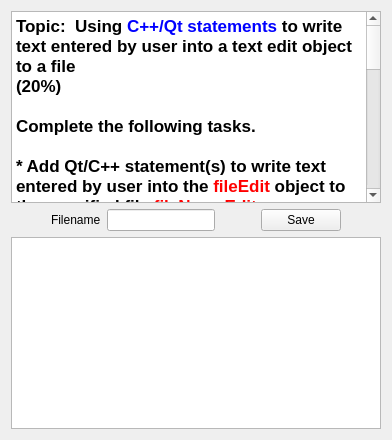
      <widget class="QWidget" name="tab">
       <attribute name="title">
        <string>P01</string>
       </attribute>
       <layout class="QVBoxLayout" name="verticalLayout_2">
        <item>
         <widget class="QTextBrowser" name="textBrowser_8">
          <property name="html">
           <string>&lt;!DOCTYPE HTML PUBLIC &quot;-//W3C//DTD HTML 4.0//EN&quot; &quot;http://www.w3.org/TR/REC-html40/strict.dtd&quot;&gt;
&lt;html&gt;&lt;head&gt;&lt;meta name=&quot;qrichtext&quot; content=&quot;1&quot; /&gt;&lt;style type=&quot;text/css&quot;&gt;
p, li { white-space: pre-wrap; }
&lt;/style&gt;&lt;/head&gt;&lt;body style=&quot; font-family:'Cantarell'; font-size:11pt; font-weight:400; font-style:normal;&quot;&gt;
&lt;p style=&quot; margin-top:0px; margin-bottom:0px; margin-left:0px; margin-right:0px; -qt-block-indent:0; text-indent:0px;&quot;&gt;&lt;span style=&quot; font-family:'.Lucida Grande UI'; font-size:13pt; font-weight:600;&quot;&gt;Topic:  Using &lt;/span&gt;&lt;span style=&quot; font-family:'.Lucida Grande UI'; font-size:13pt; font-weight:600; color:#0000ff;&quot;&gt;C++/Qt statements&lt;/span&gt;&lt;span style=&quot; font-family:'.Lucida Grande UI'; font-size:13pt; font-weight:600;&quot;&gt; to write text entered by user into a text edit object to a file &lt;/span&gt;&lt;/p&gt;
&lt;p style=&quot; margin-top:0px; margin-bottom:0px; margin-left:0px; margin-right:0px; -qt-block-indent:0; text-indent:0px;&quot;&gt;&lt;span style=&quot; font-family:'.Lucida Grande UI'; font-size:13pt; font-weight:600;&quot;&gt;(20%)&lt;/span&gt;&lt;/p&gt;
&lt;p style=&quot;-qt-paragraph-type:empty; margin-top:0px; margin-bottom:0px; margin-left:0px; margin-right:0px; -qt-block-indent:0; text-indent:0px; font-family:'.Lucida Grande UI'; font-size:13pt; font-weight:600;&quot;&gt;&lt;br /&gt;&lt;/p&gt;
&lt;p style=&quot; margin-top:0px; margin-bottom:0px; margin-left:0px; margin-right:0px; -qt-block-indent:0; text-indent:0px;&quot;&gt;&lt;span style=&quot; font-family:'.Lucida Grande UI'; font-size:13pt; font-weight:600;&quot;&gt;Complete the following tasks.&lt;/span&gt;&lt;/p&gt;
&lt;p style=&quot;-qt-paragraph-type:empty; margin-top:0px; margin-bottom:0px; margin-left:0px; margin-right:0px; -qt-block-indent:0; text-indent:0px; font-family:'.Lucida Grande UI'; font-size:13pt; font-weight:600;&quot;&gt;&lt;br /&gt;&lt;/p&gt;
&lt;p style=&quot; margin-top:0px; margin-bottom:0px; margin-left:0px; margin-right:0px; -qt-block-indent:0; text-indent:0px;&quot;&gt;&lt;span style=&quot; font-family:'.Lucida Grande UI'; font-size:13pt; font-weight:600;&quot;&gt;* Add Qt/C++ statement(s) to write text entered by user into the &lt;/span&gt;&lt;span style=&quot; font-family:'.Lucida Grande UI'; font-size:13pt; font-weight:600; color:#ff0000;&quot;&gt;fileEdit&lt;/span&gt;&lt;span style=&quot; font-family:'.Lucida Grande UI'; font-size:13pt; font-weight:600; color:#000000;&quot;&gt; object to&lt;/span&gt;&lt;span style=&quot; font-family:'.Lucida Grande UI'; font-size:13pt; font-weight:600;&quot;&gt; the specified file &lt;/span&gt;&lt;span style=&quot; font-family:'.Lucida Grande UI'; font-size:13pt; font-weight:600; color:#ff0000;&quot;&gt;fileNameEdit&lt;/span&gt;&lt;span style=&quot; font-family:'.Lucida Grande UI'; font-size:13pt; font-weight:600;&quot;&gt; upon clicking of the &lt;/span&gt;&lt;span style=&quot; font-family:'.Lucida Grande UI'; font-size:13pt; font-weight:600; color:#ff0000;&quot;&gt;saveButton&lt;/span&gt;&lt;span style=&quot; font-family:'.Lucida Grande UI'; font-size:13pt; font-weight:600;&quot;&gt; &lt;/span&gt;&lt;/p&gt;
&lt;p style=&quot;-qt-paragraph-type:empty; margin-top:0px; margin-bottom:0px; margin-left:0px; margin-right:0px; -qt-block-indent:0; text-indent:0px; font-family:'.Lucida Grande UI'; font-size:13pt; font-weight:600; color:#0000ff;&quot;&gt;&lt;br /&gt;&lt;/p&gt;
&lt;p style=&quot; margin-top:0px; margin-bottom:0px; margin-left:0px; margin-right:0px; -qt-block-indent:0; text-indent:0px;&quot;&gt;&lt;span style=&quot; font-family:'.Lucida Grande UI'; font-size:13pt; font-weight:600; color:#000000;&quot;&gt;* Add Qt/C++ statements to validate the filename entered into&lt;/span&gt;&lt;span style=&quot; font-family:'.Lucida Grande UI'; font-size:13pt; font-weight:600; color:#0000ff;&quot;&gt; fileNameEdit&lt;/span&gt;&lt;/p&gt;
&lt;p style=&quot; margin-top:0px; margin-bottom:0px; margin-left:0px; margin-right:0px; -qt-block-indent:0; text-indent:0px;&quot;&gt;&lt;span style=&quot; font-family:'.Lucida Grande UI'; font-size:13pt; font-weight:600; color:#0000ff;&quot;&gt;(Filenames must have the form  &lt;/span&gt;&lt;span style=&quot; font-family:'.Lucida Grande UI'; font-size:13pt; font-weight:600; color:#000000;&quot;&gt;XD.txt&lt;/span&gt;&lt;span style=&quot; font-family:'.Lucida Grande UI'; font-size:13pt; font-weight:600; color:#0000ff;&quot;&gt;  where X is one upper or lowercase letter, D is one digit 0-9 and &lt;/span&gt;&lt;span style=&quot; font-family:'.Lucida Grande UI'; font-size:13pt; font-weight:600; color:#ff0300;&quot;&gt;.txt&lt;/span&gt;&lt;span style=&quot; font-family:'.Lucida Grande UI'; font-size:13pt; font-weight:600; color:#0000ff;&quot;&gt; is the file extension)&lt;/span&gt;&lt;/p&gt;
&lt;p style=&quot;-qt-paragraph-type:empty; margin-top:0px; margin-bottom:0px; margin-left:0px; margin-right:0px; -qt-block-indent:0; text-indent:0px; font-family:'.Lucida Grande UI'; font-size:13pt; font-weight:600; color:#0000ff;&quot;&gt;&lt;br /&gt;&lt;/p&gt;
&lt;p style=&quot; margin-top:0px; margin-bottom:0px; margin-left:0px; margin-right:0px; -qt-block-indent:0; text-indent:0px;&quot;&gt;&lt;span style=&quot; font-family:'.Lucida Grande UI'; font-size:13pt; font-weight:600; color:#000000;&quot;&gt;* Add Qt/C++ statement(s) that will display the filename entered into the status bar&lt;/span&gt;&lt;/p&gt;
&lt;p style=&quot;-qt-paragraph-type:empty; margin-top:0px; margin-bottom:0px; margin-left:0px; margin-right:0px; -qt-block-indent:0; text-indent:0px; font-family:'.Lucida Grande UI'; font-size:13pt;&quot;&gt;&lt;br /&gt;&lt;/p&gt;
&lt;p style=&quot; margin-top:0px; margin-bottom:0px; margin-left:0px; margin-right:0px; -qt-block-indent:0; text-indent:0px;&quot;&gt;&lt;span style=&quot; font-family:'.Lucida Grande UI'; font-size:13pt; font-weight:600; color:#000000;&quot;&gt;* Add &lt;/span&gt;&lt;span style=&quot; font-family:'.Lucida Grande UI'; font-size:13pt; font-weight:600;&quot;&gt;Qt/C++ statement(s) to&lt;/span&gt;&lt;span style=&quot; font-family:'.Lucida Grande UI'; font-size:13pt; font-weight:600; color:#000000;&quot;&gt; erase saved text from the &lt;/span&gt;&lt;span style=&quot; font-family:'.Lucida Grande UI'; font-size:13pt; font-weight:600; color:#ff0000;&quot;&gt;fileEdit&lt;/span&gt;&lt;span style=&quot; font-family:'.Lucida Grande UI'; font-size:13pt; font-weight:600; color:#000000;&quot;&gt; object and filename from &lt;/span&gt;&lt;span style=&quot; font-family:'.Lucida Grande UI'; font-size:13pt; font-weight:600; color:#ff0000;&quot;&gt;fileEdit&lt;/span&gt;&lt;span style=&quot; font-family:'.Lucida Grande UI'; font-size:13pt; font-weight:600; color:#000000;&quot;&gt; object&lt;/span&gt;&lt;/p&gt;
&lt;p style=&quot;-qt-paragraph-type:empty; margin-top:0px; margin-bottom:0px; margin-left:0px; margin-right:0px; -qt-block-indent:0; text-indent:0px; font-family:'.Lucida Grande UI'; font-size:13pt; font-weight:600; color:#000000;&quot;&gt;&lt;br /&gt;&lt;/p&gt;
&lt;p style=&quot; margin-top:0px; margin-bottom:0px; margin-left:0px; margin-right:0px; -qt-block-indent:0; text-indent:0px;&quot;&gt;&lt;span style=&quot; font-family:'.Lucida Grande UI'; font-size:13pt; font-weight:600;&quot;&gt;HINT:  the object names are &lt;/span&gt;&lt;span style=&quot; font-family:'.Lucida Grande UI'; font-size:13pt; font-weight:600; color:#ff0000;&quot;&gt;fileEdit&lt;/span&gt;&lt;span style=&quot; font-family:'.Lucida Grande UI'; font-size:13pt; font-weight:600;&quot;&gt;, &lt;/span&gt;&lt;span style=&quot; font-family:'.Lucida Grande UI'; font-size:13pt; font-weight:600; color:#ff0000;&quot;&gt;fileNameEdit&lt;/span&gt;&lt;span style=&quot; font-family:'.Lucida Grande UI'; font-size:13pt; font-weight:600;&quot;&gt;, and &lt;/span&gt;&lt;span style=&quot; font-family:'.Lucida Grande UI'; font-size:13pt; font-weight:600; color:#ff0000;&quot;&gt;saveButton&lt;/span&gt;&lt;/p&gt;
&lt;p style=&quot;-qt-paragraph-type:empty; margin-top:0px; margin-bottom:0px; margin-left:0px; margin-right:0px; -qt-block-indent:0; text-indent:0px; font-family:'.Lucida Grande UI'; font-size:13pt; font-weight:600; color:#000000;&quot;&gt;&lt;br /&gt;&lt;/p&gt;
&lt;p style=&quot; margin-top:0px; margin-bottom:0px; margin-left:0px; margin-right:0px; -qt-block-indent:0; text-indent:0px;&quot;&gt;&lt;span style=&quot; font-family:'.Lucida Grande UI'; font-size:13pt; font-weight:600; color:#000000;&quot;&gt;HINT:  a period may be included in a regular expression as  &lt;/span&gt;&lt;span style=&quot; font-family:'.Lucida Grande UI'; font-size:14pt; font-weight:600; color:#0000ff;&quot;&gt;\\.&lt;/span&gt;&lt;/p&gt;
&lt;p style=&quot;-qt-paragraph-type:empty; margin-top:0px; margin-bottom:0px; margin-left:0px; margin-right:0px; -qt-block-indent:0; text-indent:0px; font-family:'.Lucida Grande UI'; font-size:13pt; font-weight:600; color:#000000;&quot;&gt;&lt;br /&gt;&lt;/p&gt;
&lt;p style=&quot; margin-top:0px; margin-bottom:0px; margin-left:0px; margin-right:0px; -qt-block-indent:0; text-indent:0px;&quot;&gt;&lt;span style=&quot; font-family:'.Lucida Grande UI'; font-size:13pt; font-weight:600; color:#ff0000;&quot;&gt;Do NOT use the Designer tool to modify the form itself or you will receive&lt;/span&gt;&lt;span style=&quot; font-family:'.Lucida Grande UI'; font-size:13pt; font-weight:600; color:#000000;&quot;&gt; zero credit (0 points).&lt;/span&gt;&lt;/p&gt;&lt;/body&gt;&lt;/html&gt;</string>
          </property>
         </widget>
        </item>
        <item>
         <layout class="QHBoxLayout" name="horizontalLayout">
          <item>
           <spacer name="horizontalSpacer_9">
            <property name="orientation">
             <enum>Qt::Horizontal</enum>
            </property>
            <property name="sizeHint" stdset="0">
             <size>
              <width>40</width>
              <height>20</height>
             </size>
            </property>
           </spacer>
          </item>
          <item>
           <widget class="QLabel" name="label">
            <property name="text">
             <string>Filename</string>
            </property>
           </widget>
          </item>
          <item>
           <widget class="QLineEdit" name="fileNameEdit"/>
          </item>
          <item>
           <spacer name="horizontalSpacer">
            <property name="orientation">
             <enum>Qt::Horizontal</enum>
            </property>
            <property name="sizeHint" stdset="0">
             <size>
              <width>40</width>
              <height>20</height>
             </size>
            </property>
           </spacer>
          </item>
          <item>
           <widget class="QPushButton" name="saveButton">
            <property name="text">
             <string>Save</string>
            </property>
           </widget>
          </item>
          <item>
           <spacer name="horizontalSpacer_2">
            <property name="orientation">
             <enum>Qt::Horizontal</enum>
            </property>
            <property name="sizeHint" stdset="0">
             <size>
              <width>40</width>
              <height>20</height>
             </size>
            </property>
           </spacer>
          </item>
         </layout>
        </item>
        <item>
         <widget class="QTextEdit" name="fileEdit"/>
        </item>
       </layout>
      </widget>
